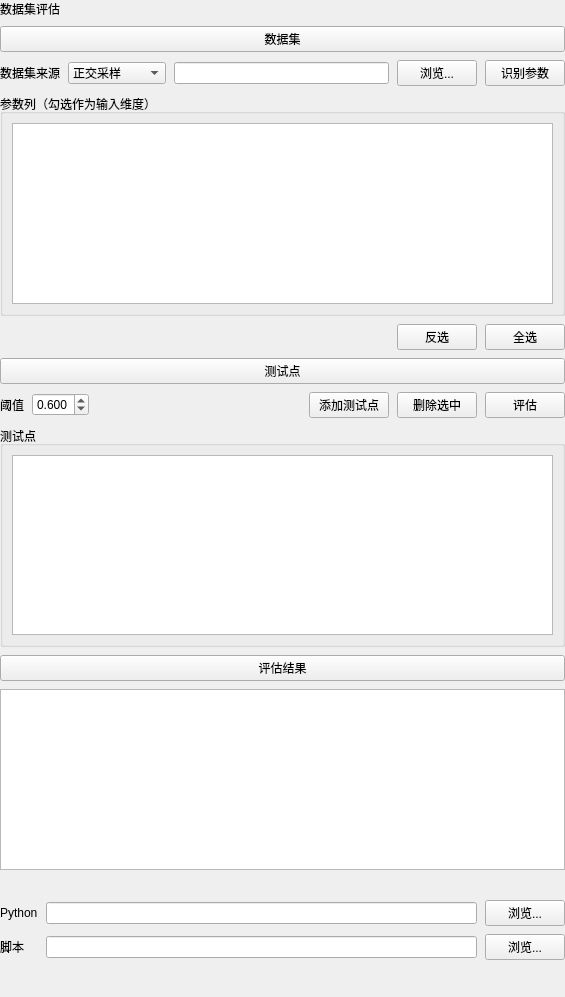
<?xml version='1.0' encoding='UTF-8'?>
<ui version="4.0">
 <class>DatasetEvaluation</class>
 <widget class="QWidget" name="DatasetEvaluation">
  <property name="geometry">
   <rect>
    <x>0</x>
    <y>0</y>
    <width>565</width>
    <height>997</height>
   </rect>
  </property>
  <property name="windowTitle">
   <string>数据集评估</string>
  </property>
  <layout class="QVBoxLayout" name="root">
   <property name="spacing">
    <number>8</number>
   </property>
   <property name="leftMargin">
    <number>0</number>
   </property>
   <property name="topMargin">
    <number>0</number>
   </property>
   <property name="rightMargin">
    <number>0</number>
   </property>
   <property name="bottomMargin">
    <number>8</number>
   </property>
      <item>
    <widget class="QLabel" name="pageNameLabel">
     <property name="text">
      <string>数据集评估</string>
     </property>
    </widget>
   </item>
<item>
    <widget class="QPushButton" name="sectionTitleButton">
     <property name="text">
      <string>数据集</string>
     </property>
    </widget>
   </item>
   <item>
    <layout class="QHBoxLayout" name="datasetRow">
     <item>
      <widget class="QLabel" name="dsLabel">
       <property name="text">
        <string>数据集来源</string>
       </property>
      </widget>
     </item>
     <item>
      <widget class="QComboBox" name="datasetCombo">
       <item>
        <property name="text">
         <string>正交采样</string>
        </property>
       </item>
       <item>
        <property name="text">
         <string>拉丁超立方</string>
        </property>
       </item>
       <item>
        <property name="text">
         <string>自定义文件...</string>
        </property>
       </item>
      </widget>
     </item>
     <item>
      <widget class="QLineEdit" name="datasetPathEdit" />
     </item>
     <item>
      <widget class="QPushButton" name="browseDatasetBtn">
       <property name="text">
        <string>浏览...</string>
       </property>
      </widget>
     </item>
     <item>
      <widget class="QPushButton" name="refreshBtn">
       <property name="text">
        <string>识别参数</string>
       </property>
      </widget>
     </item>
       </layout>
   </item>
   <item>
    <widget class="QGroupBox" name="paramBox">
     <property name="title">
      <string>参数列（勾选作为输入维度）</string>
     </property>
     <layout class="QHBoxLayout" name="paramLayout">
      <item>
       <widget class="QListWidget" name="paramList">
        <property name="selectionMode">
         <enum>QAbstractItemView::ExtendedSelection</enum>
        </property>
       </widget>
      </item>
     </layout>
    </widget>
   </item>
   <item>
    <layout class="QHBoxLayout" name="horizontalLayout">
     <item>
      <spacer name="horizontalSpacer">
       <property name="orientation">
        <enum>Qt::Horizontal</enum>
       </property>
       <property name="sizeHint" stdset="0">
        <size>
         <width>40</width>
         <height>20</height>
        </size>
       </property>
      </spacer>
     </item>
     <item>
      <widget class="QPushButton" name="invertSelBtn">
       <property name="text">
        <string>反选</string>
       </property>
      </widget>
     </item>
     <item>
      <widget class="QPushButton" name="selectAllBtn">
       <property name="text">
        <string>全选</string>
       </property>
      </widget>
     </item>
    </layout>
   </item>
   <item>
    <widget class="QPushButton" name="pushButton_2">
     <property name="text">
      <string>测试点</string>
     </property>
    </widget>
   </item>
   <item>
    <layout class="QHBoxLayout" name="opsRow">
     <item>
      <widget class="QLabel" name="thrLabel">
       <property name="text">
        <string>阈值</string>
       </property>
      </widget>
     </item>
     <item>
      <widget class="QDoubleSpinBox" name="thresholdSpin">
       <property name="decimals">
        <number>3</number>
       </property>
       <property name="minimum">
        <double>0.000000000000000</double>
       </property>
       <property name="maximum">
        <double>1.000000000000000</double>
       </property>
       <property name="singleStep">
        <double>0.050000000000000</double>
       </property>
       <property name="value">
        <double>0.600000000000000</double>
       </property>
      </widget>
     </item>
     <item>
      <spacer name="sp2">
       <property name="orientation">
        <enum>Qt::Horizontal</enum>
       </property>
       <property name="sizeHint" stdset="0">
        <size>
         <width>40</width>
         <height>20</height>
        </size>
       </property>
      </spacer>
     </item>
     <item>
      <widget class="QPushButton" name="addRowBtn">
       <property name="text">
        <string>添加测试点</string>
       </property>
      </widget>
     </item>
     <item>
      <widget class="QPushButton" name="delRowBtn">
       <property name="text">
        <string>删除选中</string>
       </property>
      </widget>
     </item>
     <item>
      <widget class="QPushButton" name="evaluateBtn">
       <property name="text">
        <string>评估</string>
       </property>
      </widget>
     </item>
    </layout>
   </item>
   <item>
    <layout class="QHBoxLayout" name="tablesRow">
     <item>
      <widget class="QGroupBox" name="testBox">
       <property name="title">
        <string>测试点</string>
       </property>
       <layout class="QVBoxLayout" name="testLayout">
        <item>
         <widget class="QTableWidget" name="testTable" />
        </item>
       </layout>
      </widget>
     </item>
    </layout>
   </item>
   <item>
    <widget class="QPushButton" name="pushButton_3">
     <property name="text">
      <string>评估结果</string>
     </property>
    </widget>
   </item>
   <item>
    <widget class="QTableWidget" name="resultTable" />
   </item>
   <item>
    <widget class="QLabel" name="imageLabel">
     <property name="text">
      <string />
     </property>
     <property name="scaledContents">
      <bool>true</bool>
     </property>
    </widget>
   </item>
   <item>
    <layout class="QGridLayout" name="pyRow">
     <item row="0" column="0">
      <widget class="QLabel" name="pyLab">
       <property name="text">
        <string>Python</string>
       </property>
      </widget>
     </item>
     <item row="0" column="1">
      <widget class="QLineEdit" name="pythonExeEdit" />
     </item>
     <item row="0" column="2">
      <widget class="QPushButton" name="browsePyBtn">
       <property name="text">
        <string>浏览...</string>
       </property>
      </widget>
     </item>
     <item row="1" column="0">
      <widget class="QLabel" name="scLab">
       <property name="text">
        <string>脚本</string>
       </property>
      </widget>
     </item>
     <item row="1" column="1">
      <widget class="QLineEdit" name="scriptPathEdit" />
     </item>
     <item row="1" column="2">
      <widget class="QPushButton" name="browseScBtn">
       <property name="text">
        <string>浏览...</string>
       </property>
      </widget>
     </item>
    </layout>
   </item>
  <item>
    <spacer name="verticalSpacer">
     <property name="orientation">
      <enum>Qt::Vertical</enum>
     </property>
     <property name="sizeHint" stdset="0">
      <size>
       <width>20</width>
       <height>40</height>
      </size>
     </property>
    </spacer>
   </item>
</layout>
 </widget>
 <resources />
 <connections />
</ui>
